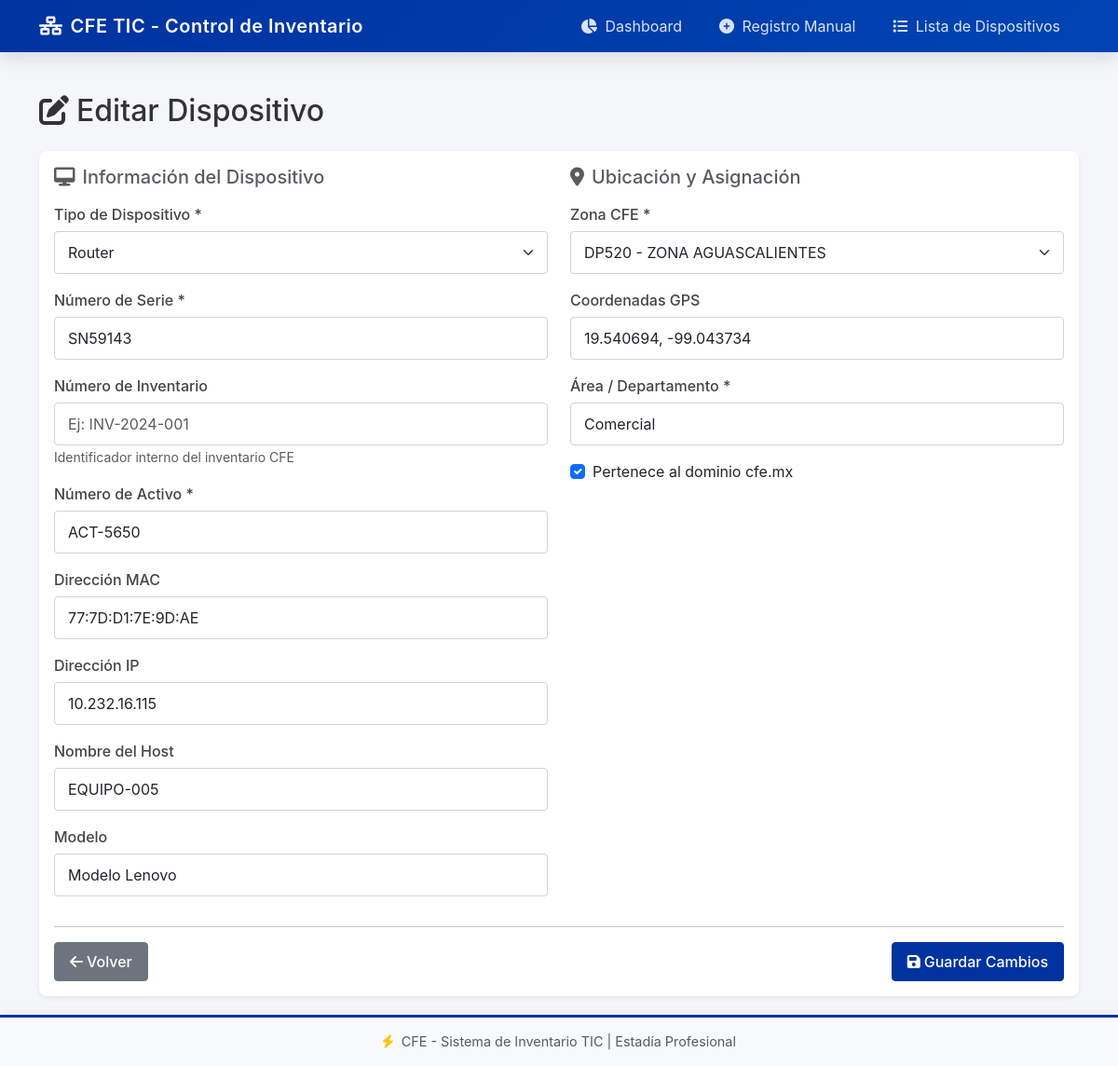
The page /dispositivos/editar/5 on the database its author committed.
### tables this page shows
CREATE TABLE DISPOSITIVOS (
                    id INTEGER PRIMARY KEY AUTOINCREMENT,
                    mac_address TEXT UNIQUE,
                    ip_address TEXT,
                    nombre_host TEXT,
                    numero_serie TEXT,
                    modelo TEXT,
                    tipo TEXT,
                    origen TEXT DEFAULT 'OCS',
                    numero_activo TEXT,
                    cve_zona TEXT,
                    coordenadas_gps TEXT,
                    area_pertenencia TEXT,
                    dominio BOOLEAN DEFAULT 0,
                    fecha_registro TIMESTAMP DEFAULT CURRENT_TIMESTAMP,
                    fecha_ultimo_inventario TIMESTAMP, numero_inventario TEXT,
                    FOREIGN KEY (cve_zona) REFERENCES ZONAS(cve_zona)
                );

### app.py (the view, shortened to what this page needs)
@app.route('/dispositivos/editar/<int:dispositivo_id>', methods=['GET', 'POST'])
def editar_dispositivo(dispositivo_id):
    dispositivo = obtener_dispositivo_por_id(dispositivo_id)
    if not dispositivo:
        return redirect(url_for('dispositivos'))
    if request.method == 'GET':
        zonas_options = [('', 'Seleccionar zona...')]
        for clave in ZONAS_LIST:
            nombre = ZONAS_CFE.get(clave, clave)
            zonas_options.append((clave, f"{clave} - {nombre}"))
        return render_template(
            'editar_dispositivo.html',
            dispositivo=dispositivo,
            zonas=zonas_options,
            tipos=TIPOS_DISPOSITIVO
        )

### models.py (called while the page is built)
def get_connection():
    return sqlite3.connect(config.DATABASE_PATH)

def obtener_dispositivo_por_id(dispositivo_id):
    try:
        with get_connection() as conn:
            conn.row_factory = sqlite3.Row
            cursor = conn.cursor()
            cursor.execute("""
                SELECT d.*, z.nombre_zona
                FROM DISPOSITIVOS d
                LEFT JOIN ZONAS z ON d.cve_zona = z.cve_zona
                WHERE d.id = ?
            """, (dispositivo_id,))
            row = cursor.fetchone()
            return dict(row) if row else None
    except sqlite3.Error as e:
        print(f"Error al obtener dispositivo: {e}")
        return None

### templates/editar_dispositivo.html (shortened to what this page needs)
{% extends "base.html" %}
{% block content %}
<div class="editar-dispositivo">
    <h2 class="mb-4">
        <i class="fas fa-edit me-2"></i>Editar Dispositivo
    </h2>
    <div class="card">
        <div class="card-body">
            <form method="POST" action="{{ url_for('editar_dispositivo', dispositivo_id=dispositivo.id) }}">
                <div class="row">
                    <div class="col-md-6">
                        <h5 class="mb-3 text-muted">
                            <i class="fas fa-desktop me-2"></i>Información del Dispositivo
                        </h5>
                        <div class="mb-3">
                            <label for="tipo" class="form-label">Tipo de Dispositivo *</label>
                            <select class="form-select" id="tipo" name="tipo" required>
                                {% for tipo in tipos %}
                                <option value="{{ tipo }}" {% if dispositivo.tipo == tipo %}selected{% endif %}>
                                    {{ tipo }}
                                </option>
                                {% endfor %}
                            </select>
                        </div>
                        <div class="mb-3">
                            <label for="numero_serie" class="form-label">Número de Serie *</label>
                            <input type="text" class="form-control" id="numero_serie" name="numero_serie"
                                   value="{{ dispositivo.numero_serie or '' }}" required>
                        </div>
                        <div class="mb-3">
                            <label for="numero_inventario" class="form-label">Número de Inventario</label>
                            <input type="text" class="form-control" id="numero_inventario" name="numero_inventario"
                                   value="{{ dispositivo.numero_inventario or '' }}"
                                   placeholder="Ej: INV-2024-001">
                            <small class="text-muted">Identificador interno del inventario CFE</small>
                        </div>
                        <div class="mb-3">
                            <label for="numero_activo" class="form-label">Número de Activo *</label>
                            <input type="text" class="form-control" id="numero_activo" name="numero_activo"
                                   value="{{ dispositivo.numero_activo or '' }}" required>
                        </div>
                        <div class="mb-3">
                            <label for="mac_address" class="form-label">Dirección MAC</label>
                            <input type="text" class="form-control" id="mac_address" name="mac_address"
                                   value="{{ dispositivo.mac_address or '' }}">
                        </div>
                        <div class="mb-3">
                            <label for="ip_address" class="form-label">Dirección IP</label>
                            <input type="text" class="form-control" id="ip_address" name="ip_address"
                                   value="{{ dispositivo.ip_address or '' }}">
                        </div>
                        <div class="mb-3">
                            <label for="nombre_host" class="form-label">Nombre del Host</label>
                            <input type="text" class="form-control" id="nombre_host" name="nombre_host"
                                   value="{{ dispositivo.nombre_host or '' }}">
                        </div>
                        <div class="mb-3">
                            <label for="modelo" class="form-label">Modelo</label>
                            <input type="text" class="form-control" id="modelo" name="modelo"
                                   value="{{ dispositivo.modelo or '' }}">
                        </div>
                    </div>
                    <div class="col-md-6">
                        <h5 class="mb-3 text-muted">
                            <i class="fas fa-map-marker-alt me-2"></i>Ubicación y Asignación
                        </h5>
                        <div class="mb-3">
                            <label for="cve_zona" class="form-label">Zona CFE *</label>
                            <select class="form-select" id="cve_zona" name="cve_zona" required>
                                {% for item in zonas %}
                                <option value="{{ item[0] }}" {% if dispositivo.cve_zona == item[0] %}selected{% endif %}>
                                    {{ item[1] }}
                                </option>
                                {% endfor %}
                            </select>
                        </div>
                        <div class="mb-3">
                            <label for="coordenadas_gps" class="form-label">Coordenadas GPS</label>
                            <input type="text" class="form-control" id="coordenadas_gps" name="coordenadas_gps"
                                   value="{{ dispositivo.coordenadas_gps or '' }}"
                                   placeholder="20.5888, -100.3899">
                        </div>
                        <div class="mb-3">
                            <label for="area_pertenencia" class="form-label">Área / Departamento *</label>
                            <input type="text" class="form-control" id="area_pertenencia" name="area_pertenencia"
                                   value="{{ dispositivo.area_pertenencia or '' }}" required>
                        </div>
                        <div class="mb-3 form-check">
                            <input type="checkbox" class="form-check-input" id="dominio" name="dominio"
                                   {% if dispositivo.dominio %}checked{% endif %}>
                            <label class="form-check-label" for="dominio">
                                Pertenece al dominio cfe.mx
                            </label>
                        </div>
                    </div>
                </div>
                <hr>
                <div class="d-flex justify-content-between">
                    <a href="{{ url_for('dispositivos') }}" class="btn btn-secondary">
                        <i class="fas fa-arrow-left me-1"></i>Volver
                    </a>
                    <button type="submit" class="btn btn-primary">
                        <i class="fas fa-save me-1"></i>Guardar Cambios
                    </button>
                </div>
            </form>
        </div>
    </div>
</div>
{% endblock %}

### static/css/style.css (style rules this page uses)
:root { --cfe-blue: #003366; --cfe-light-blue: #0044b3; --cfe-gold: #ffc107; --cfe-dark: #1a1a2e; --cfe-gray: #6c757d; --cfe-success: #28a745; --cfe-danger: #dc3545; --cfe-warning: #ffc107; --shadow-sm: 0 0.125rem 0.25rem rgba(0, 0, 0, 0.075); --shadow-md: 0 0.5rem 1rem rgba(0, 0, 0, 0.1); --shadow-lg: 0 1rem 3rem rgba(0, 0, 0, 0.15); --radius-sm: 0.25rem; --radius-md: 0.5rem; --radius-lg: 0.75rem; --transition: all 0.3s ease; }
* { box-sizing: border-box; }
body { font-family: -apple-system, BlinkMacSystemFont, 'Segoe UI', Roboto, 'Helvetica Neue', Arial, sans-serif; background-color: #f5f6fa; color: #333; }
.card { border: none; border-radius: var(--radius-md); box-shadow: var(--shadow-sm); transition: var(--transition); }
.btn { border-radius: var(--radius-sm); font-weight: 500; padding: 0.5rem 1rem; transition: var(--transition); }
.btn-primary { background-color: var(--cfe-blue); border-color: var(--cfe-blue); }
.form-control, .form-select { border-radius: var(--radius-sm); border: 1px solid #ced4da; padding: 0.625rem 0.875rem; transition: var(--transition); }
.form-label { font-weight: 500; color: #444; margin-bottom: 0.375rem; }
.card, .stat-card { animation: fadeIn 0.4s ease-out; }

### templates/base.html (style rules this page uses)
:root { --cfe-blue: #0033A0; --cfe-dark: #1a1a2e; --cfe-light: #f8f9fa; }
body { min-height: 100vh; display: flex; flex-direction: column; }

### rows shown on the page
DISPOSITIVOS: tipo "Router", numero_serie "SN59143", numero_activo "ACT-5650", mac_address "77:7D:D1:7E:9D:AE", ip_address "10.232.16.115", nombre_host "EQUIPO-005", modelo "Modelo Lenovo", cve_zona "DP520 - ZONA AGUASCALIENTES", coordenadas_gps "19.540694, -99.043734", area_pertenencia "Comercial", dominio "☑"
